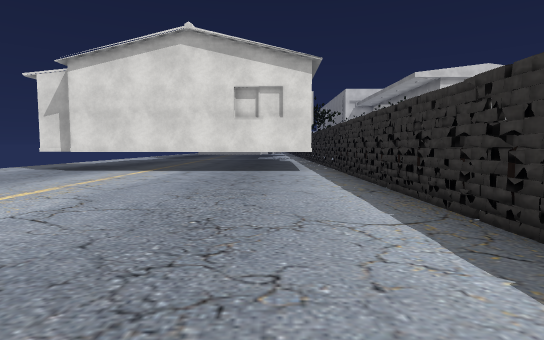
view 1 (above)

16 first-person views from a walk through a 3-D level made in the Unity game engine. The camera is 1.2 m above the floor, tilts 4° down and sees 80° across. The floor is counted in squares, 2 m on a side. Each view is taken from the middle of a square. On the plan, view 1 faces up. The plan holds only what a view shows up to about 10 squares ahead; the rest is blank. The place goes on beyond the plan. Some surface patterns are stand-ins.

view 2
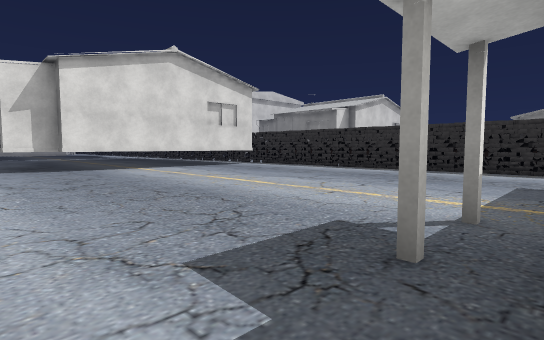

view 3
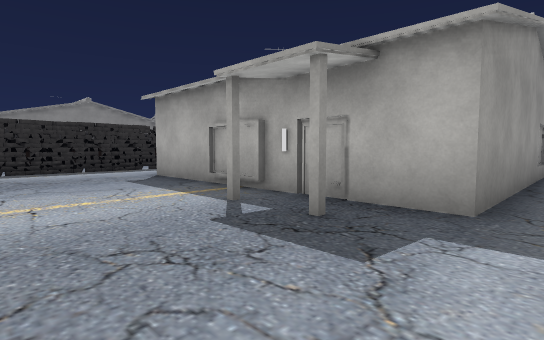

view 4
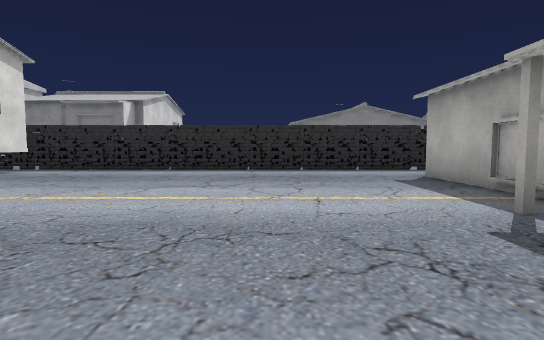

view 5
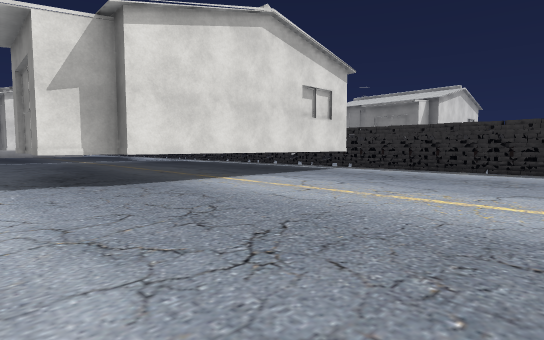

view 6
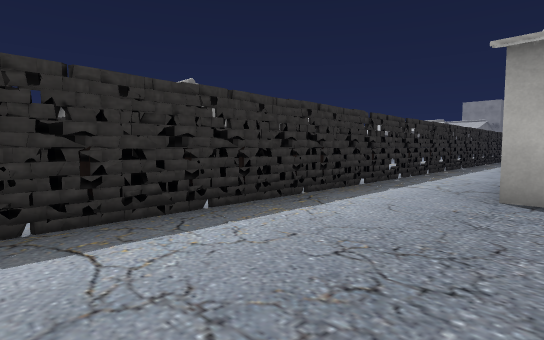

view 7
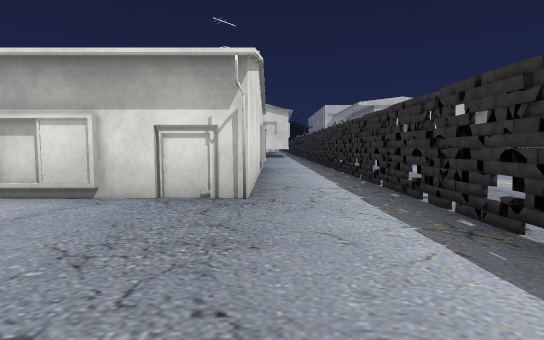

view 8
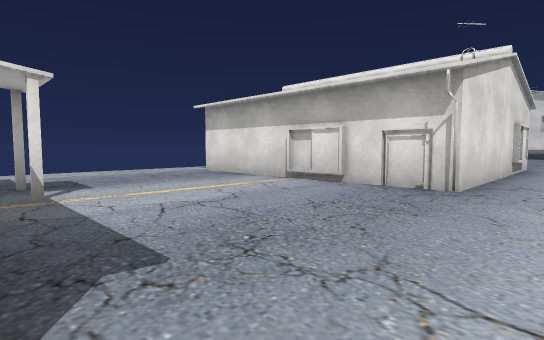

view 9
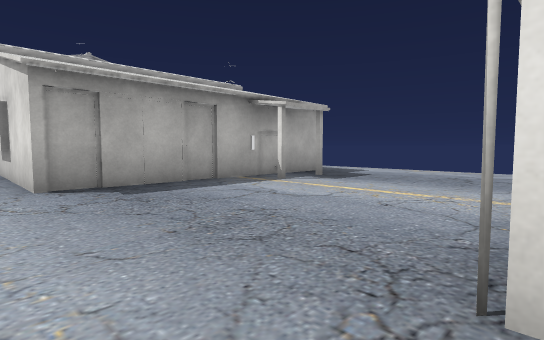

view 10
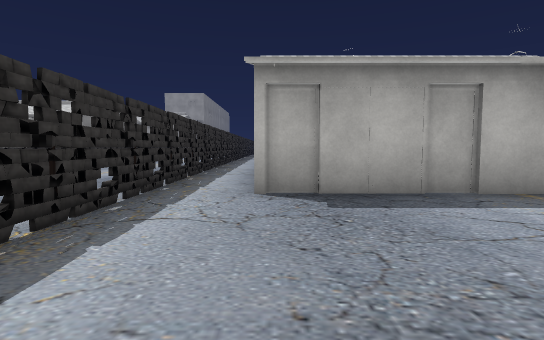

view 11
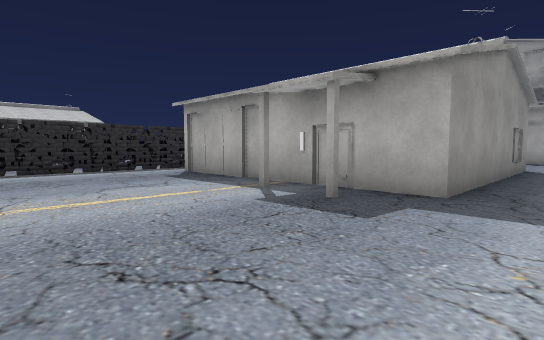

view 12
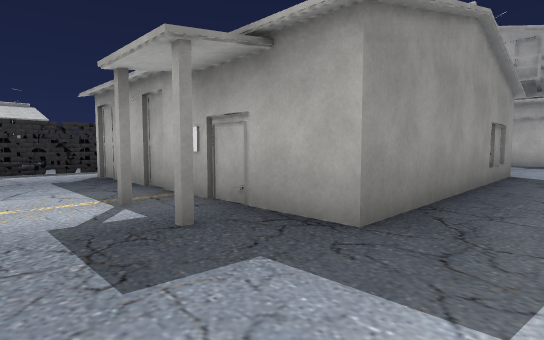

view 13
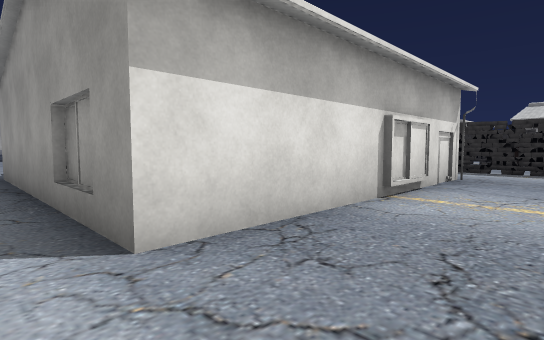

view 14
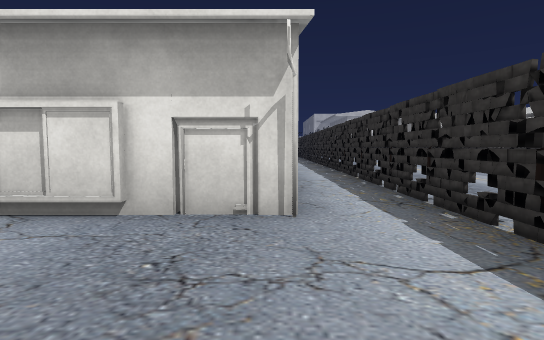

view 15
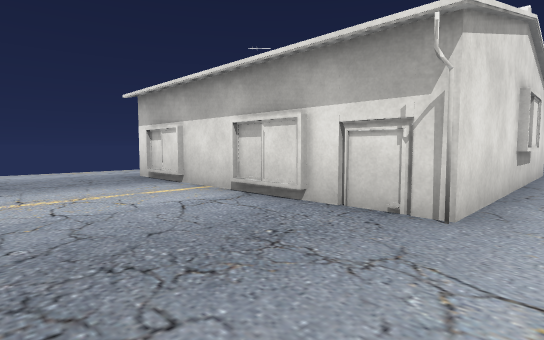

view 16
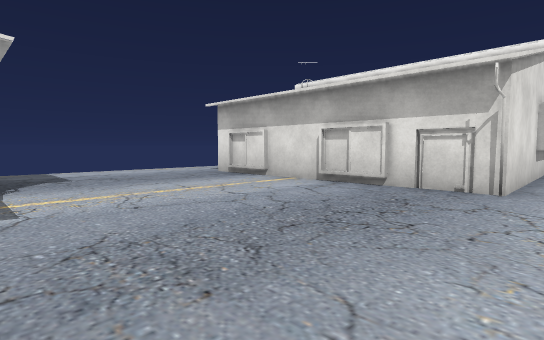

### Floor plan
Key: @ floor where view 1 was taken; # wall or solid block; . floor; O other object.
Columns run from 7 left of view 1 to 9 right of it. Each row starts with its distance up from view 1.
 10 .O       #
  9 .OO     O.
  8 ..OOOOOOO#
  7 .........#
  6 .........#
  5 .........#
  4 .........#
  3 .........#
  2 .........#
  1 .........#     OO
  0 .......@.#
 -1 ...OO....#
 -2 .O     ..#    O
 -3 .O     O.#    O
 -4 .O     ..#.
 -5 .O     ..#..
 -6 .O     ..#..
 -7 .OOOOOO..#.
 -8 .........#.
 -9 .........#.
-10 .........#
-11 .........#    #
-12 ..O.OOOO.#.   #
-13 ..   OOO.#..  #
-14 ..     O.#..
-15 ..     O.#..
-16  .     O.#..  #
-17  .     O.#.   #
-18 ..OOOOOO.#
-19 .........#
-20 .........
-21 .........
-22 .........
-23 OOO......

Positions as (right, up) in squares from view 1, and headings:
1: (0, 0), facing up
2: (-7, -1), facing up-right
3: (-7, 2), facing down-right
4: (-7, 2), facing right
5: (-7, 3), facing up-right
6: (-1, 3), facing down-right
7: (0, -11), facing up
8: (1, -12), facing up-left
9: (1, -7), facing down-left
10: (0, -8), facing down
11: (-7, -8), facing down-right
12: (-7, -10), facing down-right
13: (-7, -9), facing up-right
14: (0, -21), facing up
15: (1, -21), facing up-left
16: (1, -23), facing up-left
